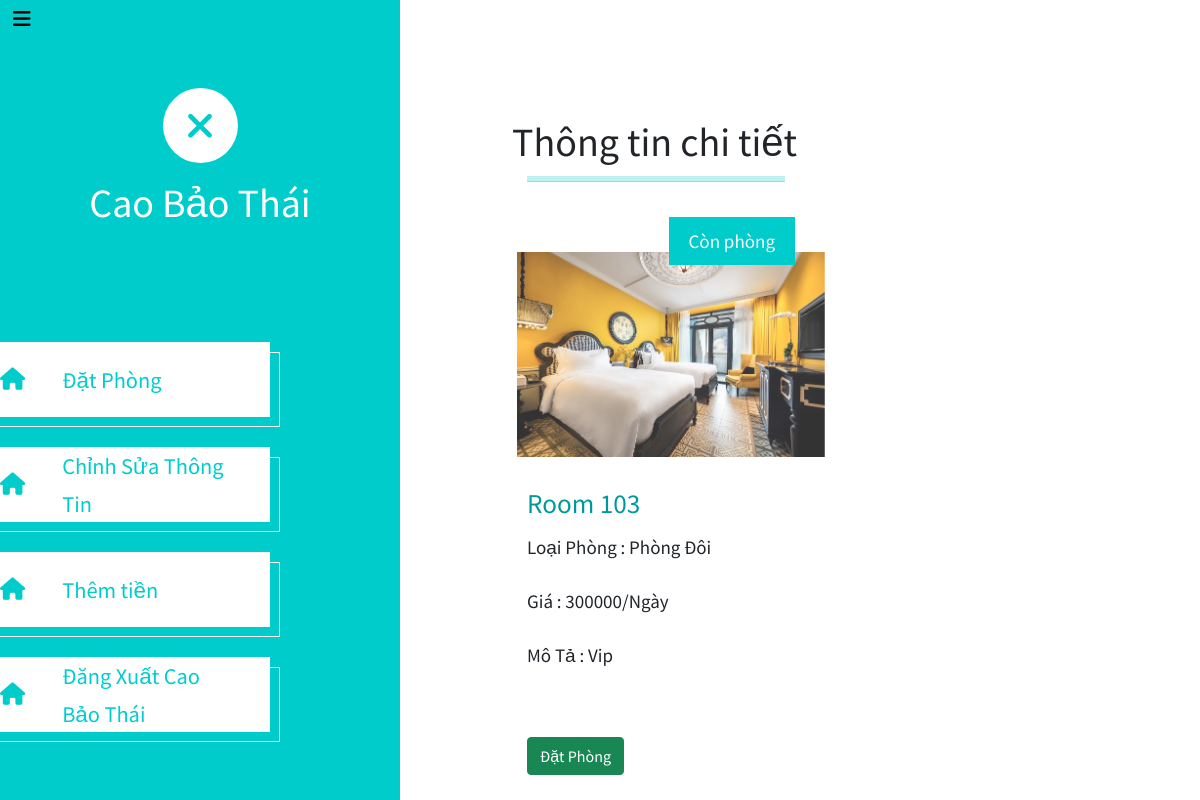
/Frontend/bookingroom.php?manage=RoomDetail&IDRoom=3 (signed in), run on the app's committed database.
### tables this page shows
CREATE TABLE `customer` (
  `ID` int(11) NOT NULL,
  `Name` text NOT NULL,
  `email` text NOT NULL,
  `pass` text NOT NULL,
  `CMND` varchar(10) NOT NULL,
  `Wallet` int(11) NOT NULL DEFAULT 0,
  `Age` tinyint(4) NOT NULL,
  `Work` text NOT NULL,
  `Address` text NOT NULL,
  `NumberPhone` varchar(10) NOT NULL
);

CREATE TABLE `room` (
  `ID` int(11) NOT NULL,
  `NumRoom` varchar(50) NOT NULL,
  `Status` tinyint(4) NOT NULL,
  `Type` int(11) NOT NULL,
  `Details` text NOT NULL,
  `Cost` int(11) NOT NULL,
  `Image` text NOT NULL,
  `FloorRoom` int(11) NOT NULL
);

### Frontend/bookingroom.php (the view, shortened to what this page needs)
<?php
include ("../Config/config.php");
?>
<?php
 if(isset($_SESSION['Login']))
{
    $Email = $_SESSION['Login'] ;
    $sql_level = "SELECT * FROM customer WHERE email='$Email' LIMIT 1";
    $query_level = mysqli_query($mysqli, $sql_level);
    $user = mysqli_fetch_array($query_level);
}
?>
<!DOCTYPE html>
<html lang="en">
<head>
	<link rel="stylesheet" href="fontawesome/css/all.min.css">
    <link rel="stylesheet" href="https://maxcdn.bootstrapcdn.com/bootstrap/4.0.0/css/bootstrap.min.css">
    <link href="https://cdn.jsdelivr.net/npm/bootstrap@5.0.2/dist/css/bootstrap.min.css" rel="stylesheet">
    <link rel="stylesheet" href="../Style/style.css">
</head>
<body>
	<header class="tm-header" id="tm-header">
        <div class="">
            <button class="navbar-toggler" type="button" aria-label="Toggle navigation">
                <i class="fas fa-bars"></i>
            </button>
            <div class="tm-site-header">
                <div class="mb-3 mx-auto tm-site-logo"><i class="fas fa-times fa-2x"></i></div>
                <h1 class="text-center"><?php echo $user['Name'] ?></h1>
            </div>
            <nav class="tm-nav" id="tm-nav">
                <ul>
                    <li class="tm-nav-item active"><a href="bookingroom.php?manage=OrderRoom" class="tm-nav-link">
                        <i class="fas fa-home"></i>
                        Đặt Phòng
                    </a></li>
                    <li class="tm-nav-item active"><a href="bookingroom.php?manage=EditCustomer&IDCus=<?php echo $user['ID']?>" class="tm-nav-link">
                        <i class="fas fa-home"></i>
                        Chỉnh Sửa Thông Tin
                    </a></li>
                    <li class="tm-nav-item active"><a href="bookingroom.php?manage=AddPayment&IDCus=<?php echo $user['ID']?>" class="tm-nav-link">
                        <i class="fas fa-home"></i>
                        Thêm tiền
                    </a></li>
                    <li class="tm-nav-item active"><a  href="?Log=3" class="tm-nav-link">
                        <i class="fas fa-home"></i>
                        Đăng Xuất <?php echo $user['Name'] ?>
                    </a></li>
                </ul>
            </nav>
    </header>
    < <div class="container-fluid">
        <main class="tm-main">
            <?php include 'CustomerManager/Content.php';?>
        </main>
    </div>
</body>
</html>

### Frontend/CustomerManager/ContentPage/RoomDetail.php (shortened to what this page needs)
<h1>Thông tin chi tiết</h1>
<?php
$sql_RoomDetail = "SELECT * FROM room WHERE ID='$_GET[IDRoom]' LIMIT 1";
$query_Detail = mysqli_query($mysqli, $sql_RoomDetail);
?>
<?php while ($row_pro = mysqli_fetch_array($query_Detail)) {?>
    <div class="col-xl-6 mx-12 "   >
                    <hr class="tm-hr-primary">
                    <a  class="effect-lily tm-post-link tm-pt-60">
                        <div class="tm-post-link-inner">
                            <img src="<?php echo $row_pro['Image']; ?>" alt="Image" class="img-fluid">
                        </div>
                        <span class="position-absolute tm-new-badge">
                                Còn phòng
                        </span>
                        <h2 class="tm-pt-30 tm-color-primary tm-post-title"><?php echo $row_pro['NumRoom']; ?></h2>
                    </a>
                    <p class="text-dark">Loại Phòng :
                        <?php if ($row_pro['Type'] == 1) {?>
                            Phòng Đơn
                        <?php } else if ($row_pro['Type'] == 2) {?>
                            Phòng Đôi
                        <?php } else if ($row_pro['Type'] == 4) {?>
                            Phòng 4 người
                        <?php }?>
                    </p>
                    <p class="text-dark">Giá : <?php echo $row_pro['Cost']; ?>/Ngày</p>
                    <p class="text-dark">Mô Tả : <?php echo $row_pro['Details']; ?></p>
                    <div class="d-flex justify-content-between tm-pt-45">
                    </div>
                    <form method="POST" action="bookingroom.php?manage=addInfobooking&IDRoom=<?php echo $row_pro['ID']; ?>"  enctype="multipart/form-data">
                        <button type="submit" class="btn btn-success" >Đặt Phòng</button>
                    </form>
                </div>
<?php }
?>

### Style/style.css (style rules this page uses)
html { overflow-x: hidden; }
body { margin: 0; padding: 0; font-family: 'Source Sans Pro', sans-serif; font-size: 19px; line-height: 2em; overflow-x: hidden; }
p, span { color: #999; }
hr { border-top-color: #CCC; margin-top: 10px; margin-bottom: 10px; }
.tm-header { background-color: #0CC; color: white; position: fixed; top: 0; left: 0; bottom: 0; z-index: 100; width: 400px; overflow-y: visible; }
.tm-site-header { margin-top: 50px; margin-bottom: 115px; }
.tm-site-logo { width: 75px; height: 75px; border-radius: 50%; background-color: white; display: flex; align-items: center; justify-content: center; }
.tm-site-logo i { color: #0CC; }
.tm-main { margin-left: 400px; padding: 80px 100px 25px; }
.tm-nav { margin-bottom: 100px; }
.tm-nav-item { list-style: none; margin-bottom: 30px; }
.tm-nav-link { color: white; background-color: transparent; height: 75px; width: 100%; max-width: 300px; display: flex; align-items: center; font-size: 1.4rem; padding: 30px; }
.tm-nav-item:hover .tm-nav-link, .tm-nav-item.active .tm-nav-link { color: #0CC; background-color: white; text-decoration: none; }
.tm-nav ul { position: relative; }
.tm-nav-item:hover:after, .tm-nav-item.active:after { content: ''; width: 100%; max-width: 300px; height: 75px; display: block; border: 1px solid white; margin-left: 10px; margin-top: -65px; position: absolute; z-index: -1000; }
.tm-nav-link i { margin-right: 37px; }
ul { margin: 0; padding: 0; }
.tm-nav { margin-left: -30px; }
.tm-post-link { display: block; position: relative; cursor: pointer; }
.tm-post-link img { position: relative; display: block; min-height: 100%; max-width: 100%; opacity: 0.8; }
.effect-lily img { max-width: none; width: -webkit-calc(100% + 50px); width: calc(100% + 50px); opacity: 0.8; -webkit-transition: opacity 0.35s, -webkit-transform 0.35s; transition: opacity 0.35s, transform 0.35s; -webkit-transform: translate3d(-40px,0, 0); transform: translate3d(-10px,0,0); }
.tm-new-badge { top: 25px; right: -10px; background-color: #0CC; color: white; padding: 5px 20px; }
.tm-post-title { font-size: 1.7rem; transition: all 0.3s ease; }
hr.tm-hr-primary { border-top: 5px solid #0CC; }
.tm-pt-30 { padding-top: 30px; }
.tm-pt-45 { padding-top: 45px; }
.tm-pt-60 { padding-top: 60px; }
.tm-color-primary, span.tm-color-primary { color: #099; }

### data on the page
customer: Name "Cao Bảo Thái"
room: Image (picture), NumRoom "Room 103", Type "Phòng Đôi", Cost "300000", Details "Vip"
